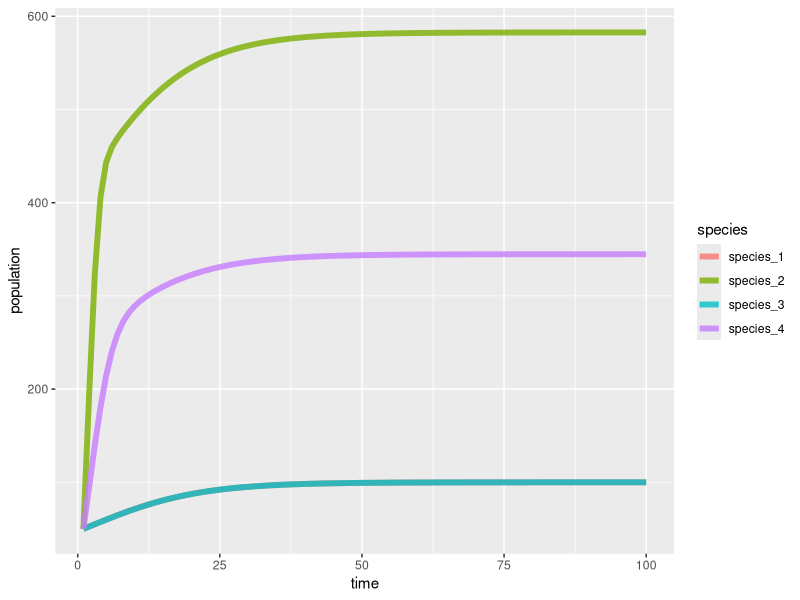

R code for this plot:
## ---- chunk 1
#| code-description: "Setup"
#| message: false
#| warning: false

library(tidyverse)
## ---- chunk 2
#| code-fold: true
#| fig-align: "center"
#| fig-width: 6
#| fig-height: 4
#| out-width: "75%"

# define species sizes
sizes <- c(0.8, 1, 0.1, 0.3)

# define species diet
diet <- c(0, 1, 0, 1)

# define initial population sizes
pop_t0 <- c(50, 50, 50, 50)

# define carrying capacities
ks <- c(100, 100, 100, 100)

# create an interaction matrix
interaction_matrix <- matrix(NA, nrow = length(sizes), ncol = length(sizes))

# populate interaction matrix
for(i in 1:length(sizes)) {
  for(j in 1:length(sizes)) {
    if(i == j) {
      interaction_matrix[i, j] <- 0
    } else if(diet[i] == 1 && diet[j] == 0) {
      interaction_matrix[i, j] <- sizes[i]/sizes[j] * 0.25
    } else {
      interaction_matrix[i, j] <- 0
    }
  }
}

# loop to simulate population dynamics
timesteps <- 100

# create a data frame to store population sizes over time
populations <- data.frame(time = 1:timesteps)
for(i in 1:length(sizes)) {
  populations[[paste0("species_", i)]] <- NA
}

# loop to simulate population dynamics
for(t in 1:timesteps) {
  if(t == 1) {
    populations[t, 2:(length(sizes) + 1)] <- pop_t0
  } else {
    for(i in 1:length(sizes)) {
      growth_rate <- 0.1 * (1 - populations[t-1, i + 1] / ks[i])
      interaction_effect <- sum(interaction_matrix[i, ] * populations[t-1, 2:(length(sizes) + 1)])
      populations[t, i + 1] <- populations[t-1, i + 1] + growth_rate * populations[t-1, i + 1] + interaction_effect
    }
  }
}

# plot population dynamics
populations |> 
  pivot_longer(cols = -time, names_to = "species", values_to = "population") |>
  #filter(species == "species_1") |>
  #mutate(species = factor(species, levels = paste0("species_", 1:length(sizes)))) |>
  ggplot(aes(x = time, y = population, color = species)) +
  geom_line(alpha = 0.8, linewidth = 2) 
